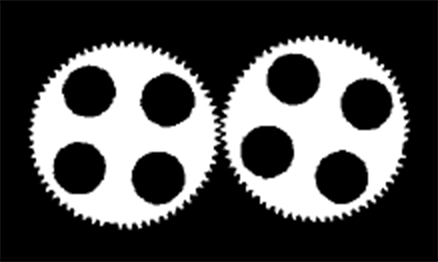
#> input picture hw3/case3.png, 438 x 262 px
$ jupyter execute hw3.ipynb
#> lines starting #> are read from the running program, lines starting #| are printed output that depends on the picture; after the words box and inside, x2 and y2 are one past the last pixel; in counts of white or black regions, pixels touching at a corner belong together
# Case Study #3 : Gear-tooth Inspection
In industrial machine vision, how a watch gear could be inspected to check whether it had any missing or broken teeth. The inspection gear-tooth has maximum measurement of 7 mm and minimum defect size of 0.005 mm should be detected. Tolerance and margin will be fixed for 1 mm. The aspect ratio of the camera be 4:3. 1.Determine the camera resolution and FOV.
Camera should have enough resolution to
have at least 3 pixels for minimum defect size.
2.Find the location of missing or broken teeth
by using OpenCV.

[cell 1]
import numpy as np
import cv2
import matplotlib.pyplot as plt

[cell 2]
# Part 1: Camera Resolution and FOV Calculation
max_measurement = 7       # mm (gear diameter)
min_defect = 0.005        # mm (minimum defect size)
min_pixels = 3            # minimum pixels per defect
tolerance = 1             # mm (tolerance and margin)
aspect_ratio = (4, 3)

# FOV = max measurement + 2 * tolerance (margin on each side)
fov_h = max_measurement + 2 * tolerance  # horizontal FOV
fov_v = fov_h * (aspect_ratio[1] / aspect_ratio[0])  # vertical FOV

# Pixel resolution: need at least 3 pixels per minimum defect
pixel_size = min_defect / min_pixels  # mm per pixel

# Number of pixels
res_h = int(fov_h / pixel_size)
res_v = int(fov_v / pixel_size)

print("=" * 50)
print("Part 1: Camera Resolution and FOV")
print("=" * 50)
print(f"FOV (Horizontal): {fov_h} mm")
print(f"FOV (Vertical):   {fov_v} mm")
print(f"Pixel Size:       {pixel_size:.6f} mm/pixel")
print(f"Resolution:       {res_h} x {res_v} pixels")
print(f"Aspect Ratio:     {aspect_ratio[0]}:{aspect_ratio[1]}")
print("=" * 50)

[cell 3]
from scipy.signal import find_peaks

def draw_triangle(img, center, tip_pt, base_len=10, width=8, color=(0, 255, 0)):
    """Draw a triangle marker pointing from center toward tip_pt."""
    tip_x, tip_y = tip_pt
    vec = np.array([tip_x - center[0], tip_y - center[1]], dtype=np.float32)
    norm = np.linalg.norm(vec)
    if norm == 0:
        return
    unit_vec = vec / norm
    perp_vec = np.array([-unit_vec[1], unit_vec[0]], dtype=np.float32)
    base_center = np.array([tip_x, tip_y]) - unit_vec * base_len
    pt1 = np.array([tip_x, tip_y], dtype=np.int32)
    pt2 = (base_center + perp_vec * (width / 2)).astype(np.int32)
    pt3 = (base_center - perp_vec * (width / 2)).astype(np.int32)
    pts = np.array([pt1, pt2, pt3], np.int32)
    cv2.polylines(img, [pts], isClosed=True, color=color, thickness=1, lineType=cv2.LINE_8)


def inspect_gear(cnt, display_img, label, mm_per_px=None):
    """Inspect a single gear contour for missing/broken teeth.

    Args:
        mm_per_px: mm per pixel scale from Part 1. If provided, results
                   include real-world measurements (diameter, tooth pitch).
    """
    img_h, img_w = display_img.shape[:2]

    if len(cnt) < 5:
        return {}

    # Fit ellipse to handle perspective distortion
    ellipse = cv2.fitEllipse(cnt)
    (xc, yc), (d1, d2), angle = ellipse
    center = (int(xc), int(yc))
    ref_r = max(d1, d2) / 2

    # Compute rotation and inverse rotation matrices
    M_rot = cv2.getRotationMatrix2D((xc, yc), angle, 1.0)
    M_inv_rot = cv2.getRotationMatrix2D((xc, yc), -angle, 1.0)
    scale_x = d2 / d1 if d1 != 0 else 1.0

    # Normalize contour points: rotate to align ellipse axes, then scale to circle
    norm_data = []
    for p in cnt:
        px, py = p[0]
        p_rot = np.dot(M_rot, [px, py, 1])
        nx = xc + (p_rot[0] - xc) * scale_x
        ny = p_rot[1]
        dist = np.sqrt((nx - xc)**2 + (ny - yc)**2)
        ang = np.degrees(np.arctan2(ny - yc, nx - xc))
        if ang < 0:
            ang += 360
        norm_data.append({'angle': ang, 'dist': dist, 'raw_pt': (px, py)})

    norm_data.sort(key=lambda x: x['angle'])
    dists = np.array([p['dist'] for p in norm_data])

    # Detect tooth tip peaks in the radial profile
    peaks, _ = find_peaks(dists, distance=10, height=np.mean(dists))
    actual_peaks = [norm_data[p] for p in peaks]
    actual_angles = np.array([p['angle'] for p in actual_peaks])

    if len(actual_angles) < 2:
        return {}

    # Estimate expected tooth count from median angular pitch
    diffs = np.diff(actual_angles)
    wrap_diff = (360 - actual_angles[-1]) + actual_angles[0]
    median_pitch = np.median(np.append(diffs, wrap_diff))
    expected_count = int(round(360 / median_pitch))

    # Pattern auto-alignment: find the angular offset that best matches detected teeth
    best_offset = 0
    min_error = float('inf')
    for offset in np.linspace(0, median_pitch, 20):
        total_err = 0
        for j in range(expected_count):
            ideal_a = (offset + j * median_pitch) % 360
            angle_diffs = np.abs(actual_angles - ideal_a)
            angle_diffs = np.minimum(angle_diffs, 360 - angle_diffs)
            total_err += np.min(angle_diffs)
        if total_err < min_error:
            min_error = total_err
            best_offset = offset

    # Compare each ideal tooth position against detected peaks
    missing_count = 0
    cv2.circle(display_img, center, 2, (0, 0, 255), -1, lineType=cv2.LINE_8)

    tolerance = median_pitch * 0.45
    for j in range(expected_count):
        ideal_a = (best_offset + j * median_pitch) % 360

        # Find closest detected tooth
        best_match = None
        min_diff = tolerance
        for pk in actual_peaks:
            diff = min(abs(pk['angle'] - ideal_a), 360 - abs(pk['angle'] - ideal_a))
            if diff < min_diff:
                min_diff = diff
                best_match = pk

        if best_match:
            draw_triangle(display_img, center, best_match['raw_pt'], color=(0, 255, 0))
        else:
            missing_count += 1
            nx = xc + ref_r * np.cos(np.radians(ideal_a))
            ny = yc + ref_r * np.sin(np.radians(ideal_a))
            target_pt = np.dot(M_inv_rot, [xc + (nx - xc) / scale_x, ny, 1])
            target_coord = (int(target_pt[0]), int(target_pt[1]))
            draw_triangle(display_img, center, target_coord, color=(0, 0, 255))

            # Draw angle label near the missing tooth
            angle_text = f"{ideal_a:.0f}"
            font = cv2.FONT_HERSHEY_SIMPLEX
            font_scale = 0.35
            (tw, th), _ = cv2.getTextSize(angle_text, font, font_scale, 1)

            text_r = ref_r + 28
            t_raw = np.dot(M_inv_rot, [xc + (xc + text_r * np.cos(np.radians(ideal_a)) - xc) / scale_x,
                                        yc + text_r * np.sin(np.radians(ideal_a)), 1])
            tx, ty = int(t_raw[0]), int(t_raw[1])

            if tx < 5 or tx + tw > img_w - 5 or ty - th < 5 or ty > img_h - 5:
                t_raw = np.dot(M_inv_rot, [xc + (xc + (ref_r - 35) * np.cos(np.radians(ideal_a)) - xc) / scale_x,
                                            yc + (ref_r - 35) * np.sin(np.radians(ideal_a)), 1])
                tx, ty = int(t_raw[0]), int(t_raw[1])

            cv2.rectangle(display_img, (tx - 1, ty - th - 1), (tx + tw + 1, ty + 1), (0, 0, 0), -1)
            cv2.putText(display_img, angle_text, (tx, ty), font, font_scale, (0, 255, 255), 1, lineType=cv2.LINE_8)

    # Build result dict with pixel and real-world measurements
    result = {
        'expected': expected_count,
        'detected': len(peaks),
        'missing': missing_count,
        'radius_px': ref_r,
        'pitch_deg': median_pitch,
    }

    # Convert to mm using Part 1 scale if provided
    if mm_per_px is not None:
        result['diameter_mm'] = ref_r * 2 * mm_per_px
        tooth_arc_px = ref_r * np.radians(median_pitch)
        result['tooth_pitch_mm'] = tooth_arc_px * mm_per_px

    return result


def draw_top_bar(display_img, results):
    """Draw a single-line status bar at the top of the image."""
    img_h, img_w = display_img.shape[:2]
    bar_h = 20

    overlay = display_img[0:bar_h, 0:img_w].copy()
    dark = np.zeros_like(overlay)
    display_img[0:bar_h, 0:img_w] = cv2.addWeighted(overlay, 0.3, dark, 0.7, 0)

    font = cv2.FONT_HERSHEY_SIMPLEX
    fs = 0.35
    x = 8
    y = 14

    for i, (label, info) in enumerate(results):
        m_color = (0, 255, 0) if info['missing'] == 0 else (0, 100, 255)

        if i > 0:
            cv2.putText(display_img, "|", (x, y), font, fs, (100, 100, 100), 1)
            x += 14

        txt = f"Gear {label}: {info['expected']} exp / "
        cv2.putText(display_img, txt, (x, y), font, fs, (220, 220, 220), 1)
        x += cv2.getTextSize(txt, font, fs, 1)[0][0]

        miss_txt = f"{info['missing']} miss"
        cv2.putText(display_img, miss_txt, (x, y), font, fs, m_color, 1)
        x += cv2.getTextSize(miss_txt, font, fs, 1)[0][0] + 10

print("Functions defined successfully.")

[cell 4]
# Step 2: Load image, find gear contours, and run inspection
img = cv2.imread('case3.png')
#> img is the input picture: shape (262, 438, 3); min 0, max 255, mean 78.7
gray = cv2.cvtColor(img, cv2.COLOR_BGR2GRAY)
_, thresh = cv2.threshold(gray, 0, 255, cv2.THRESH_BINARY + cv2.THRESH_OTSU)
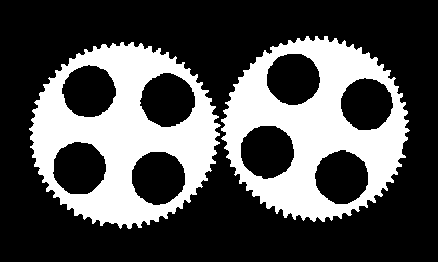
#> thresh: shape (262, 438); 30.8% white; 2 white regions

# Compute mm/pixel scale using Part 1 FOV and actual image width
img_h, img_w = img.shape[:2]
#> img_h = 262; img_w = 438
mm_per_px = fov_h / img_w  # maps image pixels to real-world mm
#> mm_per_px = 0.0205

print(f"Image size: {img_w} x {img_h} px")
#| Image size: 438 x 262 px
print(f"Scale: {mm_per_px:.4f} mm/pixel (from Part 1 FOV = {fov_h} mm)")
#| Scale: 0.0205 mm/pixel (from Part 1 FOV = 9 mm)

# Find external contours and keep the two largest (the gears)
contours, _ = cv2.findContours(thresh, cv2.RETR_EXTERNAL, cv2.CHAIN_APPROX_NONE)
#> contours = 2 contours; box (x1, y1, x2, y2) and area: (29, 42, 221, 229) 26158, (221, 36, 410, 222) 25674
gear_contours = sorted(contours, key=cv2.contourArea, reverse=True)[:2]
#> gear_contours has the same summary as contours
gear_contours = sorted(gear_contours, key=lambda c: cv2.minEnclosingCircle(c)[0][0])

display_img = img.copy()

print("\n" + "=" * 50)
print("GEAR TOOTH INSPECTION RESULTS")
print("=" * 50)

labels = ["A", "B"]
bar_results = []

for i, cnt in enumerate(gear_contours):
    info = inspect_gear(cnt, display_img, labels[i], mm_per_px=mm_per_px)
    bar_results.append((labels[i], info))

    print(f"\nGear {labels[i]}:")
    print(f"  Expected teeth:  {info['expected']}")
    print(f"  Detected teeth:  {info['detected']}")
    print(f"  Missing teeth:   {info['missing']}")
    print(f"  Radius:          {info['radius_px']:.1f} px")
    print(f"  Diameter:        {info['diameter_mm']:.2f} mm")
    print(f"  Tooth pitch:     {info['pitch_deg']:.2f}° ({info['tooth_pitch_mm']:.4f} mm)")
#> this loop made 2 passes
#> (img_h in inspect_gear, img_w in inspect_gear, xc in inspect_gear, yc in inspect_gear, d1 in inspect_gear, d2 in inspect_gear, angle in inspect_gear, center in inspect_gear) on pass 1: (262, 438, 123.6, 134.5, 181.2, 185.5, 90.19, (123, 134))
#| Gear A:
#|   Expected teeth:  63
#|   Detected teeth:  62
#|   Missing teeth:   1
#|   Radius:          92.8 px
#|   Diameter:        3.81 mm
#|   Tooth pitch:     5.68° (0.1891 mm)
#| Gear B:
#|   Expected teeth:  63
#|   Detected teeth:  62
#> (further printed lines are left out)

# Draw status bar at the top
draw_top_bar(display_img, bar_results)
#> in draw_top_bar, `overlay = display_img[0:bar_h, 0:img_w].copy()`:
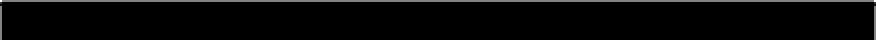
#> overlay: shape (20, 438, 3) (shown 2 times larger); min 0, max 33, mean 0.9; drawn with min black and max white
#> in draw_top_bar, `display_img[0:bar_h, 0:img_w] = cv2.addWeighted(overlay, 0.3, dark, 0...`:
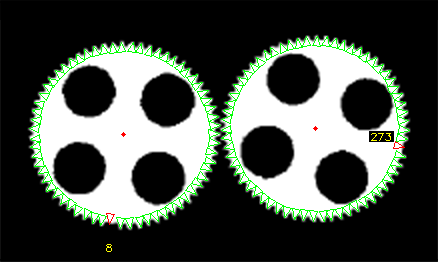
#> display_img: shape (262, 438, 3); 3.53% of pixels changed, all inside (x1, y1, x2, y2) = (0, 0, 438, 252)
#> the loop in draw_top_bar, `for i, (label, info) in enumerate(results):` made 2 passes
#> after the loop in draw_top_bar, `for i, (label, info) in enumerate(results):`:
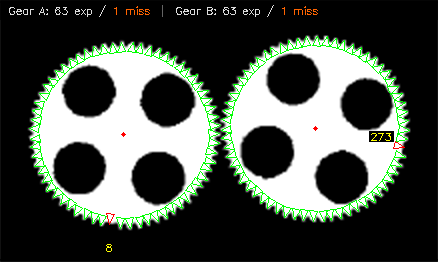
#> display_img: shape (262, 438, 3); 0.47% of pixels changed, all inside (x1, y1, x2, y2) = (9, 5, 318, 17)

# Display result
plt.figure(figsize=(12, 6))
plt.imshow(cv2.cvtColor(display_img, cv2.COLOR_BGR2RGB))
plt.title('Gear Tooth Inspection Result')
plt.axis('off')
plt.show()

print("\nLegend:")
print("  GREEN triangle = Tooth present")
print("  RED triangle   = Missing tooth (with angle label)")
print("  Top bar        = Summary per gear")
